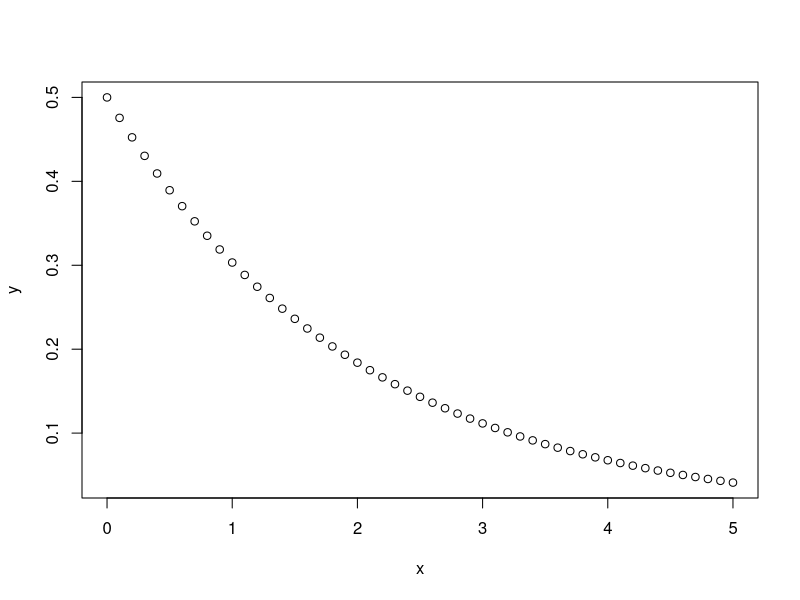
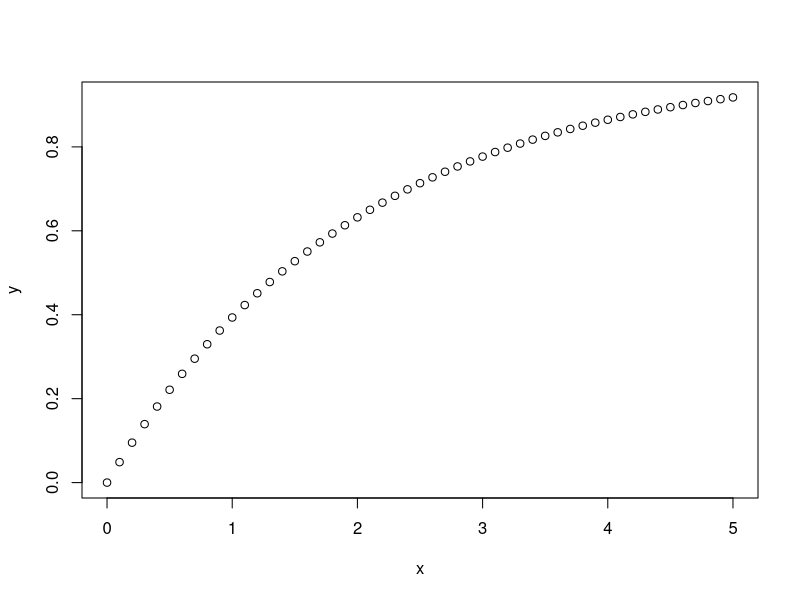
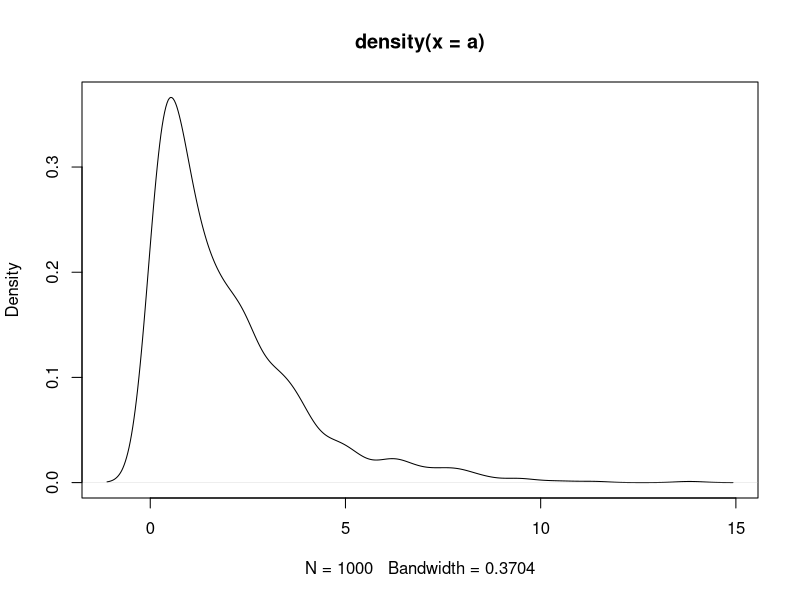

Source code (R) for these figures, in order:
#Question 2
#part a
a<-dexp(3,1/2)
print(a)

#part b
x<-seq(0,5,by=0.1)
y<-dexp(x,rate=1/2)
plot(x,y)

#part c
print(pexp(3,0.5))

#part d
x<-seq(0,5,by=0.1)
y<-pexp(x,rate=1/2)
plot(x,y)

#part e
a<-rexp(1000,0.5)
plot(density(a))

#The exponential distribution in R Language is the probability distribution 
#of the time between events in a Poisson point process, i.e., a process in 
#which events occur continuously and independently at a constant average rate.

#dexp(x_dexp, rate) where x_dexp is value for exp function

